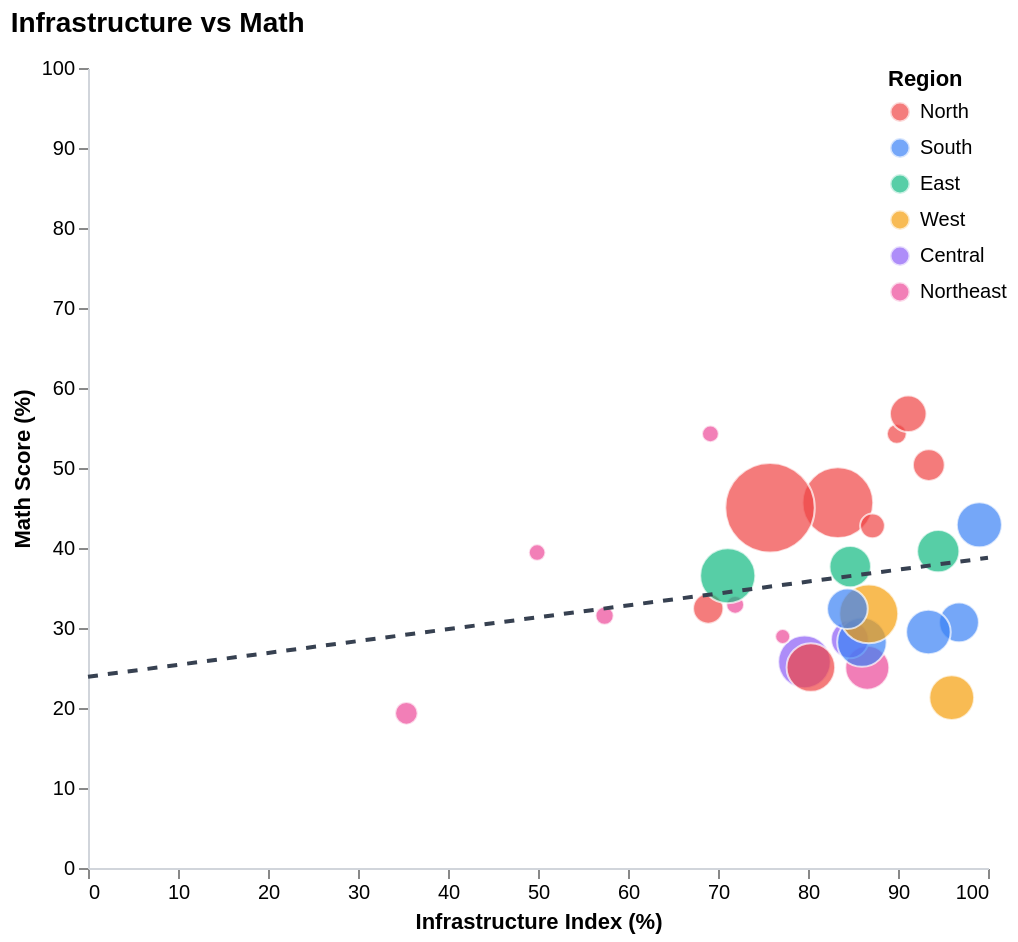

Vega-Lite specification stored for this chart:
### Vega-Lite specification from a JSON file in a GitHub repository (floating-point values rounded to 4 significant figures)
{"config": {"view": {"continuousWidth": 300, "continuousHeight": 300, "strokeWidth": 0}, "axis": {"domainColor": "#d1d5db", "grid": false}}, "layer": [{"data": {"name": "data-ce30f48819bbb4fa874f3d587c560b28"}, "mark": {"type": "circle", "opacity": 0.7, "stroke": "white", "strokeWidth": 1}, "encoding": {"color": {"field": "Region", "legend": {"direction": "vertical", "orient": "right", "symbolSize": 100, "title": "Region", "offset": -50}, "scale": {"domain": ["North", "South", "East", "West", "Central", "Northeast"], "range": ["#ef4444", "#3b82f6", "#10b981", "#f59e0b", "#8b5cf6", "#ec4899"]}, "type": "nominal"}, "opacity": {"condition": {"param": "param_6", "value": 0.7}, "value": 0.1}, "size": {"field": "enrollment_millions", "legend": null, "scale": {"range": [50, 2000]}, "type": "quantitative"}, "tooltip": [{"field": "state", "title": "State", "type": "nominal"}, {"field": "infrastructure_index", "format": ".1f", "title": "Infrastructure Index (%)", "type": "quantitative"}, {"field": "math_score", "format": ".1f", "title": "Math Score (%)", "type": "quantitative"}, {"field": "total_students", "format": ",", "title": "Total Students", "type": "quantitative"}], "x": {"field": "infrastructure_index", "scale": {"domain": [0, 100]}, "title": "Infrastructure Index (%)", "type": "quantitative"}, "y": {"field": "math_score", "scale": {"domain": [0, 100]}, "title": "Math Score (%)", "type": "quantitative"}}, "name": "view_6"}, {"data": {"name": "data-47aabff11a00c38830759f90979ee0d1"}, "mark": {"type": "line", "color": "#374151", "size": 2, "strokeDash": [5, 5]}, "encoding": {"x": {"field": "infrastructure_index", "type": "quantitative"}, "y": {"field": "math_score", "type": "quantitative"}}}], "height": 400, "params": [{"name": "param_6", "select": {"type": "point", "fields": ["Region"]}, "bind": "legend", "views": ["view_6"]}], "title": {"text": "Infrastructure vs Math", "fontSize": 14, "anchor": "start", "offset": 10}, "width": 450, "$schema": "https://vega.github.io/schema/vega-lite/v5.20.1.json", "datasets": {"data-ce30f48819bbb4fa874f3d587c560b28": [{"state": "Andhra Pradesh", "pct_electricity_functional": 99.65, "pct_internet": 99.04, "pct_library": 99.95, "pct_girls_toilets": 97.51, "num_schools": 61317, "infrastructure_index": 99.04, "State": "Andhra Pradesh", "reading_score": 36.53, "math_score": 42.9, "Region": "South", "total_students": 16068910, "enrollment_millions": 16.07}, {"state": "Arunachal Pradesh", "pct_electricity_functional": 62.34, "pct_internet": 33.63, "pct_library": 30.29, "pct_girls_toilets": 73.34, "num_schools": 3229, "infrastructure_index": 49.9, "State": "Arunachal Pradesh", "reading_score": 45.47, "math_score": 39.43, "Region": "Northeast", "total_students": 656615, "enrollment_millions": 0.6566}, {"state": "Assam", "pct_electricity_functional": 88.8, "pct_internet": 87.19, "pct_library": 81.69, "pct_girls_toilets": 88.67, "num_schools": 55283, "infrastructure_index": 86.59, "State": "Assam", "reading_score": 40.8, "math_score": 25.03, "Region": "Northeast", "total_students": 15142490, "enrollment_millions": 15.14}, {"state": "Bihar", "pct_electricity_functional": 97.07, "pct_internet": 84.84, "pct_library": 53.63, "pct_girls_toilets": 97.73, "num_schools": 94339, "infrastructure_index": 83.32, "State": "Bihar", "reading_score": 47.5, "math_score": 45.67, "Region": "North", "total_students": 41997243, "enrollment_millions": 42.0}, {"state": "Chhattisgarh", "pct_electricity_functional": 90.94, "pct_internet": 64.28, "pct_library": 95.92, "pct_girls_toilets": 87.47, "num_schools": 56802, "infrastructure_index": 84.65, "State": "Chhattisgarh", "reading_score": 51.8, "math_score": 28.57, "Region": "Central", "total_students": 10660317, "enrollment_millions": 10.66}, {"state": "Gujarat", "pct_electricity_functional": 99.89, "pct_internet": 96.55, "pct_library": 93.68, "pct_girls_toilets": 93.76, "num_schools": 53355, "infrastructure_index": 95.97, "State": "Gujarat", "reading_score": 49.33, "math_score": 21.3, "Region": "West", "total_students": 15822125, "enrollment_millions": 15.82}, {"state": "Haryana", "pct_electricity_functional": 99.95, "pct_internet": 78.91, "pct_library": 96.97, "pct_girls_toilets": 97.86, "num_schools": 23494, "infrastructure_index": 93.42, "State": "Haryana", "reading_score": 63.4, "math_score": 50.37, "Region": "North", "total_students": 7077644, "enrollment_millions": 7.078}, {"state": "Himachal Pradesh", "pct_electricity_functional": 99.04, "pct_internet": 63.54, "pct_library": 98.1, "pct_girls_toilets": 98.77, "num_schools": 17330, "infrastructure_index": 89.86, "State": "Himachal Pradesh", "reading_score": 70.07, "math_score": 54.27, "Region": "North", "total_students": 1665194, "enrollment_millions": 1.665}, {"state": "Jammu and Kashmir", "pct_electricity_functional": 87.19, "pct_internet": 49.12, "pct_library": 55.75, "pct_girls_toilets": 83.6, "num_schools": 24192, "infrastructure_index": 68.91, "State": "Jammu and Kashmir", "reading_score": 37.6, "math_score": 32.43, "Region": "North", "total_students": 6240962, "enrollment_millions": 6.241}, {"state": "Jharkhand", "pct_electricity_functional": 92.65, "pct_internet": 57.95, "pct_library": 92.89, "pct_girls_toilets": 95.29, "num_schools": 44376, "infrastructure_index": 84.69, "State": "Jharkhand", "reading_score": 44.8, "math_score": 37.67, "Region": "East", "total_students": 13280523, "enrollment_millions": 13.28}, {"state": "Karnataka", "pct_electricity_functional": 98.28, "pct_internet": 50.66, "pct_library": 97.34, "pct_girls_toilets": 97.68, "num_schools": 74859, "infrastructure_index": 85.99, "State": "Karnataka", "reading_score": 37.33, "math_score": 28.23, "Region": "South", "total_students": 19685263, "enrollment_millions": 19.69}, {"state": "Kerala", "pct_electricity_functional": 99.75, "pct_internet": 91.65, "pct_library": 96.61, "pct_girls_toilets": 99.12, "num_schools": 15757, "infrastructure_index": 96.78, "State": "Kerala", "reading_score": 65.37, "math_score": 30.7, "Region": "South", "total_students": 12058210, "enrollment_millions": 12.06}, {"state": "Madhya Pradesh", "pct_electricity_functional": 87.79, "pct_internet": 45.75, "pct_library": 97.72, "pct_girls_toilets": 87.18, "num_schools": 122120, "infrastructure_index": 79.61, "State": "Madhya Pradesh", "reading_score": 43.13, "math_score": 25.77, "Region": "Central", "total_students": 22444915, "enrollment_millions": 22.44}, {"state": "Maharashtra", "pct_electricity_functional": 88.87, "pct_internet": 72.13, "pct_library": 93.37, "pct_girls_toilets": 92.63, "num_schools": 108250, "infrastructure_index": 86.75, "State": "Maharashtra", "reading_score": 56.93, "math_score": 31.77, "Region": "West", "total_students": 28599071, "enrollment_millions": 28.6}, {"state": "Meghalaya", "pct_electricity_functional": 28.07, "pct_internet": 26.45, "pct_library": 18.56, "pct_girls_toilets": 68.42, "num_schools": 14587, "infrastructure_index": 35.38, "State": "Meghalaya", "reading_score": 45.87, "math_score": 19.33, "Region": "Northeast", "total_students": 2719888, "enrollment_millions": 2.72}, {"state": "Mizoram", "pct_electricity_functional": 80.35, "pct_internet": 64.92, "pct_library": 53.47, "pct_girls_toilets": 77.88, "num_schools": 3974, "infrastructure_index": 69.16, "State": "Mizoram", "reading_score": 62.6, "math_score": 54.27, "Region": "Northeast", "total_students": 713852, "enrollment_millions": 0.7139}, {"state": "Nagaland", "pct_electricity_functional": 78.18, "pct_internet": 58.98, "pct_library": 69.96, "pct_girls_toilets": 80.51, "num_schools": 2750, "infrastructure_index": 71.91, "State": "Nagaland", "reading_score": 49.7, "math_score": 32.9, "Region": "Northeast", "total_students": 1013046, "enrollment_millions": 1.013}, {"state": "Odisha", "pct_electricity_functional": 96.91, "pct_internet": 83.79, "pct_library": 99.8, "pct_girls_toilets": 97.38, "num_schools": 61565, "infrastructure_index": 94.47, "State": "Odisha", "reading_score": 58.73, "math_score": 39.6, "Region": "East", "total_students": 13839489, "enrollment_millions": 13.84}, {"state": "Punjab", "pct_electricity_functional": 99.93, "pct_internet": 88.89, "pct_library": 78.59, "pct_girls_toilets": 97.14, "num_schools": 27281, "infrastructure_index": 91.14, "State": "Punjab", "reading_score": 61.77, "math_score": 56.77, "Region": "North", "total_students": 9927377, "enrollment_millions": 9.927}, {"state": "Rajasthan", "pct_electricity_functional": 91.32, "pct_internet": 69.95, "pct_library": 74.13, "pct_girls_toilets": 85.86, "num_schools": 106302, "infrastructure_index": 80.32, "State": "Rajasthan", "reading_score": 45.1, "math_score": 25.07, "Region": "North", "total_students": 18880521, "enrollment_millions": 18.88}, {"state": "Sikkim", "pct_electricity_functional": 97.03, "pct_internet": 51.65, "pct_library": 69.4, "pct_girls_toilets": 90.68, "num_schools": 1245, "infrastructure_index": 77.19, "State": "Sikkim", "reading_score": 53.47, "math_score": 28.93, "Region": "Northeast", "total_students": 215667, "enrollment_millions": 0.2157}, {"state": "Tamil Nadu", "pct_electricity_functional": 99.59, "pct_internet": 84.94, "pct_library": 96.38, "pct_girls_toilets": 92.62, "num_schools": 57935, "infrastructure_index": 93.38, "State": "Tamil Nadu", "reading_score": 37.27, "math_score": 29.5, "Region": "South", "total_students": 15650008, "enrollment_millions": 15.65}, {"state": "Telangana", "pct_electricity_functional": 95.15, "pct_internet": 63.28, "pct_library": 87.71, "pct_girls_toilets": 91.38, "num_schools": 43154, "infrastructure_index": 84.38, "State": "Telangana", "reading_score": 31.4, "math_score": 32.4, "Region": "South", "total_students": 12720153, "enrollment_millions": 12.72}, {"state": "Tripura", "pct_electricity_functional": 79.95, "pct_internet": 41.65, "pct_library": 33.2, "pct_girls_toilets": 74.79, "num_schools": 4943, "infrastructure_index": 57.4, "State": "Tripura", "reading_score": 43.47, "math_score": 31.53, "Region": "Northeast", "total_students": 1117574, "enrollment_millions": 1.118}, {"state": "Uttar Pradesh", "pct_electricity_functional": 86.03, "pct_internet": 45.92, "pct_library": 78.49, "pct_girls_toilets": 92.69, "num_schools": 262358, "infrastructure_index": 75.78, "State": "Uttar Pradesh", "reading_score": 55.27, "math_score": 45.03, "Region": "North", "total_students": 68380027, "enrollment_millions": 68.38}, {"state": "Uttarakhand", "pct_electricity_functional": 94.3, "pct_internet": 72.31, "pct_library": 91.85, "pct_girls_toilets": 90.18, "num_schools": 22452, "infrastructure_index": 87.16, "State": "Uttarakhand", "reading_score": 61.83, "math_score": 42.77, "Region": "North", "total_students": 3599643, "enrollment_millions": 3.6}, {"state": "West Bengal", "pct_electricity_functional": 97.1, "pct_internet": 18.61, "pct_library": 69.96, "pct_girls_toilets": 98.66, "num_schools": 93715, "infrastructure_index": 71.08, "State": "West Bengal", "reading_score": 54.07, "math_score": 36.53, "Region": "East", "total_students": 24855325, "enrollment_millions": 24.86}], "data-47aabff11a00c38830759f90979ee0d1": [{"infrastructure_index": 0, "math_score": 23.91}, {"infrastructure_index": 100, "math_score": 38.77}]}}
